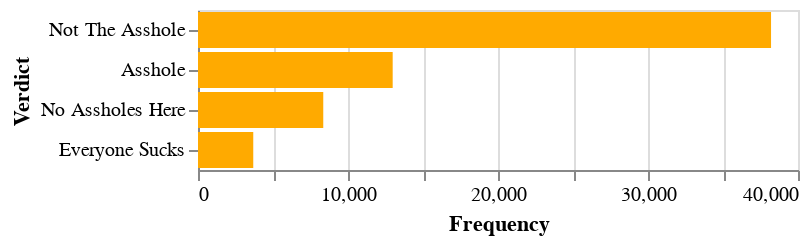

Write notebook code for a chart like this one.
### Code cell
import altair as alt


# Specify the font - comment out if you do not have this font installed on your system
def brandon():
    font = "Brandon Grotesque"
    
    return {
        "config" : {
             "title": {'font': font},
             "axis": {
                  "labelFont": font,
                  "titleFont": font
             },
             "header": {
                  "labelFont": font,
                  "titleFont": font
             },
             "legend": {
                  "labelFont": font,
                  "titleFont": font
             }
        }
    }

alt.themes.register('brandon',brandon)
alt.themes.enable('brandon')


###

chart = alt.Chart(freq_df).mark_bar(color="#FFAA00").encode(
    y= alt.Y('Verdict', sort ="-x"),
    x='Frequency'
)#.properties(width=400,height=250)

#chart.configure_axis(labelFontSize=14,titleFontSize=22)
chart

### Figure 1 — Vega-Lite specification as saved in the notebook (floating-point values rounded to 4 significant figures)
{"config": {"title": {"font": "Brandon Grotesque"}, "axis": {"labelFont": "Brandon Grotesque", "titleFont": "Brandon Grotesque"}, "header": {"labelFont": "Brandon Grotesque", "titleFont": "Brandon Grotesque"}, "legend": {"labelFont": "Brandon Grotesque", "titleFont": "Brandon Grotesque"}}, "data": {"name": "data-c16a69b82c387e67fbb3b289a0242549"}, "mark": {"type": "bar", "color": "#FFAA00"}, "encoding": {"x": {"type": "quantitative", "field": "Frequency"}, "y": {"type": "nominal", "field": "Verdict", "sort": "-x"}}, "$schema": "https://vega.github.io/schema/vega-lite/v4.0.2.json", "datasets": {"data-c16a69b82c387e67fbb3b289a0242549": [{"Verdict": "Not The Asshole", "Frequency": 38203}, {"Verdict": "Asshole", "Frequency": 12979}, {"Verdict": "No Assholes Here", "Frequency": 8351}, {"Verdict": "Everyone Sucks", "Frequency": 3684}]}}
